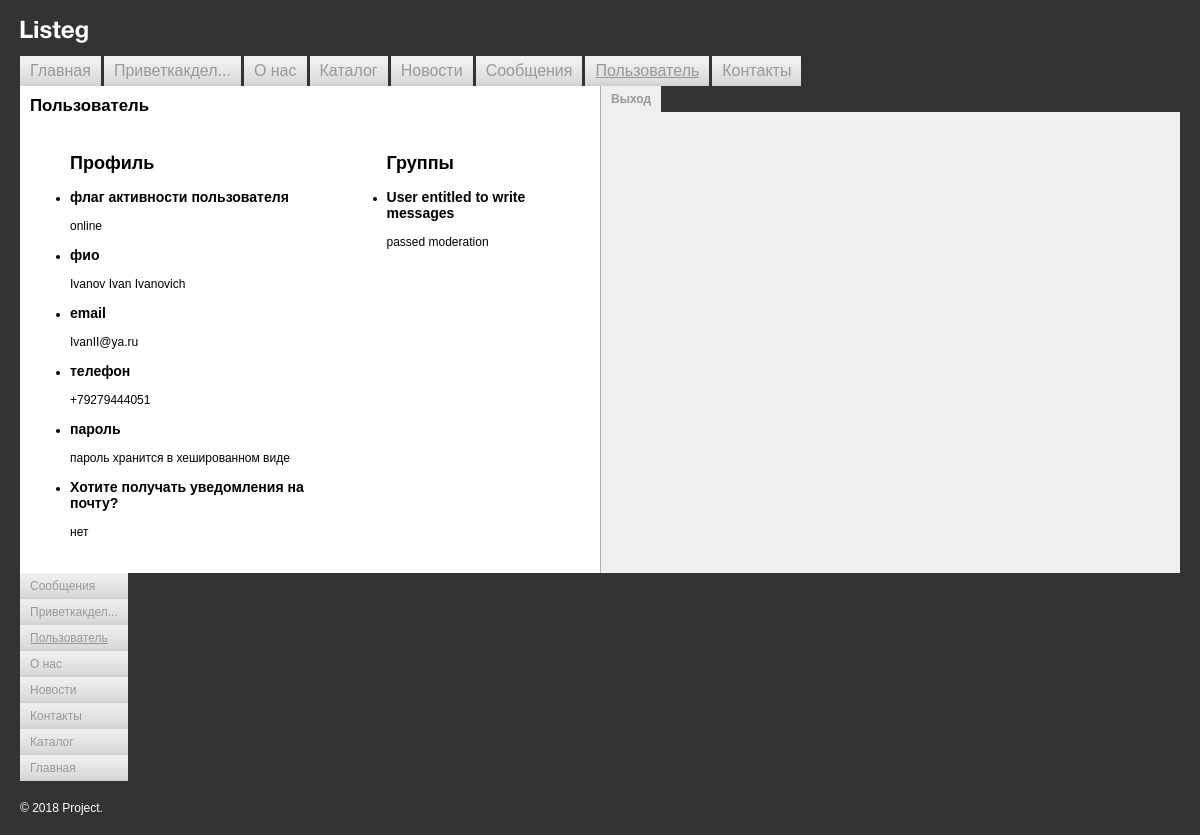
The page /route/user/index.php (signed in) on the database its author committed.
### tables this page shows
CREATE TABLE `users` (
  `id` int(11) NOT NULL AUTO_INCREMENT,
  `activity_flag` int(1) NOT NULL DEFAULT '0',
  `full_name` varchar(45) NOT NULL,
  `email` varchar(45) NOT NULL,
  `phone` varchar(10) NOT NULL,
  `password` varchar(60) NOT NULL,
  `email_notifications_flag` int(1) NOT NULL DEFAULT '0',
  PRIMARY KEY (`id`)
);

CREATE TABLE `groups` (
  `id` int(11) NOT NULL AUTO_INCREMENT,
  `name` varchar(45) NOT NULL,
  `description` varchar(255) DEFAULT NULL,
  PRIMARY KEY (`id`)
);

### include/main_menu.php (called while the page is built)
<?php
$menuItemsArr = [
    [
        'title' => 'Главная',
        'path' => '/',
        'sort' => 1,
    ],
    [
        'title' => 'Пользователь',
        'path' => '/route/user/',
        'sort' => 7,
    ],
    [
        'title' => 'О нас',
        'path' => '/route/about/',
        'sort' => 3,
    ],
    [
        'title' => 'Контакты',
        'path' => '/route/contacts/',
        'sort' => 10,
    ],
    [
        'title' => 'Новости',
        'path' => '/route/news/',
        'sort' => 5,
    ],
    [
        'title' => 'Каталог',
        'path' => '/route/catalog/',
        'sort' => 4,
    ],
    [
        'title' => 'Приветкакделачто',
        'path' => '/route/sale/',
        'sort' => 2,
    ],
    [
        'title' => 'Сообщения',
        'path' => '/route/posts/',
        'sort' => 6,
    ],
];

### include/dbConnect.php (called while the page is built, shortened)
<?php
function connect()
{
    static $connection = null;
    if ($connection === null) {
        $connection = mysqli_connect('mysqldb', 'dev', 'dev', 'dev') or die('connection Error');
        mysqli_set_charset($connection, 'utf8');
    }
    return $connection;
}
function getTuple(int $id): array
{
    $result = mysqli_query(connect(), "SELECT * FROM users WHERE id = $id");
    return mysqli_fetch_assoc($result);
}
function getActivityFlag(int $id)
{
    return getTuple($id)['activity_flag'];
}
function getFullName(int $id)
{
    return getTuple($id)['full_name'];
}
function getEmail(int $id)
{
    return getTuple($id)['email'];
}
function getPhone(int $id)
{
    return getTuple($id)['phone'];
}
function getFlagNotifications(int $id)
{
    return getTuple($id)['email_notifications_flag'];
}
function getGroups(int $id)
{
    $result = [];
    $query = mysqli_query(
        connect(),
        "SELECT gr.id, gr.name, gr.description FROM users AS u
        LEFT JOIN group_user AS gu ON u.id = gu.user_id
        LEFT JOIN groups as gr ON gu.group_id = gr.id
        WHERE u.id = $id"
    );
    while ($row = mysqli_fetch_assoc($query)) {
        $result[] = $row;
    }
    return $result;
}

### route/user/index.php (the view)
<?php require_once($_SERVER['DOCUMENT_ROOT'] . '/homework/block_3/templates/header.php'); ?>
<table width="100%" border="0" cellspacing="0" cellpadding="0">
    <tr>
        <td class="left-collum-index">
            <h1><?= showTitle($menuItemsArr); ?></h1>
            <div class="user__wrapper">
                <ul class="user-info__list">
                    <h2 class="user-info__titile">Профиль</h2>
                    <li class="user-info__item">
                        <h3 class="user-info__item-name">флаг активности пользователя</h3>
                        <p class="user-info__value">
                            <?= getActivityFlag($_SESSION['idActiveUser']) ? 'online' : 'offline' ?>
                        </p>
                    </li>
                    <li class="user-info__item">
                        <h3 class="user-info__item-name">фио</h3>
                        <p class="user-info__value">
                            <?= getFullName($_SESSION['idActiveUser']) ?>
                        </p>
                    </li>
                    <li class="user-info__item">
                        <h3 class="user-info__item-name">email</h3>
                        <p class="user-info__value">
                            <?= getEmail($_SESSION['idActiveUser']) ?>
                        </p>
                    </li>
                    <li class="user-info__item">
                        <h3 class="user-info__item-name">телефон</h3>
                        <p class="user-info__value">
                            <?= '+7' . getPhone($_SESSION['idActiveUser']) ?>
                        </p>
                    </li>
                    <li class="user-info__item">
                        <h3 class="user-info__item-name">пароль</h3>
                        <p class="user-info__value">пароль хранится в хешированном виде</p>
                    </li>
                    <li class="user-info__item">
                        <h3 class="user-info__item-name">Хотите получать уведомления на почту?</h3>
                        <p class="user-info__value">
                            <?= getFlagNotifications($_SESSION['idActiveUser']) ? 'да' : 'нет' ?>
                        </p>
                    </li>
                </ul>
                <ul class="group__list">
                    <h2 class="group__titile">Группы</h2>
                    <?php foreach (getGroups($_SESSION['idActiveUser']) as $group) : ?>
                        <li class="group__item">
                            <h3 class="group__item-name"><?= $group['name'] ?></h3>
                            <p class="group__item-description"><?= $group['description'] ?></p>
                        </li>
                    <?php endforeach ?>
                </ul>
            </div>
        </td>
        <td class="right-collum-index">
            <?php require_once($_SERVER['DOCUMENT_ROOT'] . '/homework/block_3/templates/folders-menu.php') ?>
        </td>
    </tr>
</table>
<?php require_once($_SERVER['DOCUMENT_ROOT'] . '/homework/block_3/templates/footer.php');

### styles.css (style rules this page uses)
body { background: #333333; padding: 20px; margin: 0; color: #000000; font-family: Arial, Helvetica, sans-serif; font-size: 12px; }
div { border: none; font-size: 1em; }
tr td { font-size: 1em; border: none; }
.left-collum-index { background: #ffffff; margin: 0; padding: 10px; width: 50%; vertical-align: top; }
.left-collum-index h1 { font-size: 1.4em; color: #000000; margin: 0 0 10px 0; }
.user__wrapper { display: flex; }
.right-collum-index { background: #efefef; margin: 0; padding: 0; width: 50%; border-left: solid 1px #aeaeae; vertical-align: top; }

### rows shown on the page
users: full_name "Ivanov Ivan Ivanovich", email "IvanII@ya.ru", phone "9279444051"
groups: name "User entitled to write messages", description "passed moderation"

### other values the page prints
$titleMenu "Главная"
$titleMenu "Приветкакдел..."
$titleMenu "О нас"
$titleMenu "Каталог"
$titleMenu "Новости"
$titleMenu "Сообщения"
$titleMenu "Пользователь"
$titleMenu "Контакты"
showTitle($menuItemsArr) "Пользователь"
